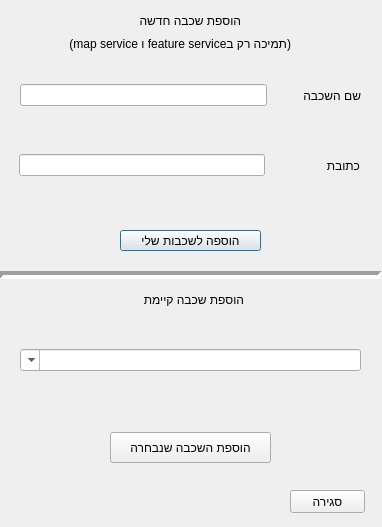
<?xml version="1.0" encoding="UTF-8"?>
<ui version="4.0">
 <class>Dialog</class>
 <widget class="QDialog" name="Dialog">
  <property name="geometry">
   <rect>
    <x>0</x>
    <y>0</y>
    <width>382</width>
    <height>527</height>
   </rect>
  </property>
  <property name="windowTitle">
   <string>הוספת שכבה לשכבות שלי</string>
  </property>
  <widget class="QLabel" name="label">
   <property name="geometry">
    <rect>
     <x>90</x>
     <y>10</y>
     <width>151</width>
     <height>21</height>
    </rect>
   </property>
   <property name="text">
    <string>הוספת שכבה חדשה</string>
   </property>
  </widget>
  <widget class="QWidget" name="horizontalLayoutWidget">
   <property name="geometry">
    <rect>
     <x>19</x>
     <y>140</y>
     <width>341</width>
     <height>51</height>
    </rect>
   </property>
   <layout class="QHBoxLayout" name="horizontalLayout">
    <item>
     <widget class="QLineEdit" name="UserLayerURL"/>
    </item>
    <item>
     <spacer name="horizontalSpacer">
      <property name="orientation">
       <enum>Qt::Horizontal</enum>
      </property>
      <property name="sizeType">
       <enum>QSizePolicy::Fixed</enum>
      </property>
      <property name="sizeHint" stdset="0">
       <size>
        <width>55</width>
        <height>20</height>
       </size>
      </property>
     </spacer>
    </item>
    <item>
     <widget class="QLabel" name="UserLayerURLLabel">
      <property name="text">
       <string>כתובת</string>
      </property>
     </widget>
    </item>
   </layout>
  </widget>
  <widget class="QWidget" name="horizontalLayoutWidget_2">
   <property name="geometry">
    <rect>
     <x>20</x>
     <y>70</y>
     <width>341</width>
     <height>51</height>
    </rect>
   </property>
   <layout class="QHBoxLayout" name="horizontalLayout_2">
    <item>
     <widget class="QLineEdit" name="UserLayerHebName"/>
    </item>
    <item>
     <spacer name="horizontalSpacer_2">
      <property name="orientation">
       <enum>Qt::Horizontal</enum>
      </property>
      <property name="sizeType">
       <enum>QSizePolicy::Fixed</enum>
      </property>
      <property name="sizeHint" stdset="0">
       <size>
        <width>30</width>
        <height>20</height>
       </size>
      </property>
     </spacer>
    </item>
    <item>
     <widget class="QLabel" name="LayerNameLabel">
      <property name="text">
       <string>שם השכבה</string>
      </property>
     </widget>
    </item>
   </layout>
  </widget>
  <widget class="QWidget" name="horizontalLayoutWidget_4">
   <property name="geometry">
    <rect>
     <x>20</x>
     <y>340</y>
     <width>341</width>
     <height>41</height>
    </rect>
   </property>
   <layout class="QHBoxLayout" name="horizontalLayout_4">
    <item>
     <widget class="QComboBox" name="ExistingLayers">
      <property name="layoutDirection">
       <enum>Qt::RightToLeft</enum>
      </property>
      <property name="locale">
       <locale language="Hebrew" country="Israel"/>
      </property>
      <property name="editable">
       <bool>true</bool>
      </property>
     </widget>
    </item>
   </layout>
  </widget>
  <widget class="QPushButton" name="AddUserLayer">
   <property name="geometry">
    <rect>
     <x>120</x>
     <y>230</y>
     <width>141</width>
     <height>21</height>
    </rect>
   </property>
   <property name="text">
    <string>הוספה לשכבות שלי</string>
   </property>
  </widget>
  <widget class="QLabel" name="CRSLabel">
   <property name="geometry">
    <rect>
     <x>140</x>
     <y>280</y>
     <width>104</width>
     <height>39</height>
    </rect>
   </property>
   <property name="sizePolicy">
    <sizepolicy hsizetype="Fixed" vsizetype="Preferred">
     <horstretch>0</horstretch>
     <verstretch>0</verstretch>
    </sizepolicy>
   </property>
   <property name="text">
    <string>הוספת שכבה קיימת</string>
   </property>
  </widget>
  <widget class="QPushButton" name="addExisting">
   <property name="geometry">
    <rect>
     <x>110</x>
     <y>432</y>
     <width>161</width>
     <height>31</height>
    </rect>
   </property>
   <property name="text">
    <string>הוספת השכבה שנבחרה</string>
   </property>
  </widget>
  <widget class="Line" name="line">
   <property name="geometry">
    <rect>
     <x>0</x>
     <y>260</y>
     <width>381</width>
     <height>31</height>
    </rect>
   </property>
   <property name="palette">
    <palette>
     <active>
      <colorrole role="Mid">
       <brush brushstyle="SolidPattern">
        <color alpha="255">
         <red>62</red>
         <green>62</green>
         <blue>62</blue>
        </color>
       </brush>
      </colorrole>
     </active>
     <inactive>
      <colorrole role="Mid">
       <brush brushstyle="SolidPattern">
        <color alpha="255">
         <red>62</red>
         <green>62</green>
         <blue>62</blue>
        </color>
       </brush>
      </colorrole>
     </inactive>
     <disabled>
      <colorrole role="Mid">
       <brush brushstyle="SolidPattern">
        <color alpha="255">
         <red>62</red>
         <green>62</green>
         <blue>62</blue>
        </color>
       </brush>
      </colorrole>
     </disabled>
    </palette>
   </property>
   <property name="lineWidth">
    <number>4</number>
   </property>
   <property name="midLineWidth">
    <number>0</number>
   </property>
   <property name="orientation">
    <enum>Qt::Horizontal</enum>
   </property>
  </widget>
  <widget class="QLabel" name="label_2">
   <property name="geometry">
    <rect>
     <x>40</x>
     <y>33</y>
     <width>251</width>
     <height>21</height>
    </rect>
   </property>
   <property name="text">
    <string>(תמיכה רק בfeature service ו map service)</string>
   </property>
  </widget>
  <widget class="QPushButton" name="closeForm">
   <property name="geometry">
    <rect>
     <x>290</x>
     <y>490</y>
     <width>75</width>
     <height>23</height>
    </rect>
   </property>
   <property name="text">
    <string>סגירה</string>
   </property>
  </widget>
 </widget>
 <resources/>
 <connections/>
</ui>
